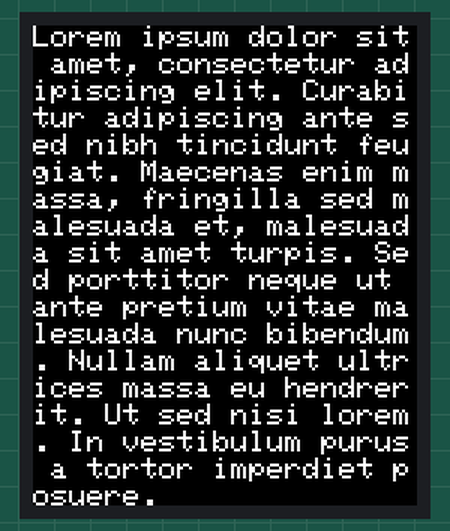
Recording of a program running on a simulated Raspberry Pi Pico running MicroPython. Shown: 128×160 colour display. Library files of the repository ran but are not shown: sysfont.py. At 11.6 s the program stops and its outputs stay as they are.

Above: at 1.0 s.
At 2.0 s:
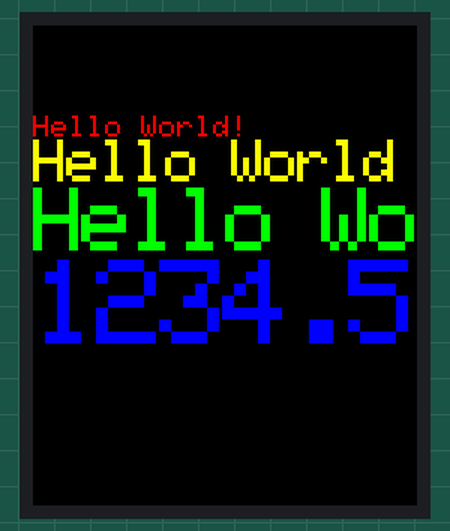
At 3.6 s:
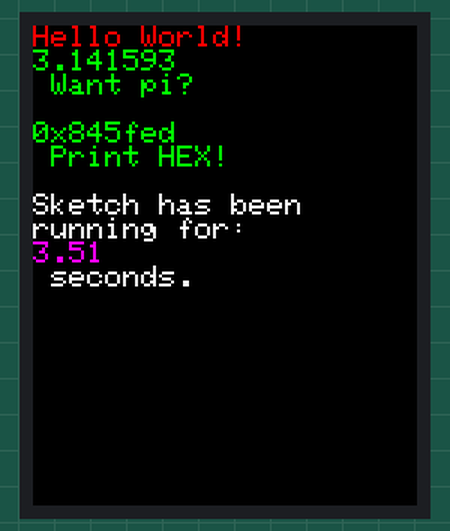
At 9.5 s:
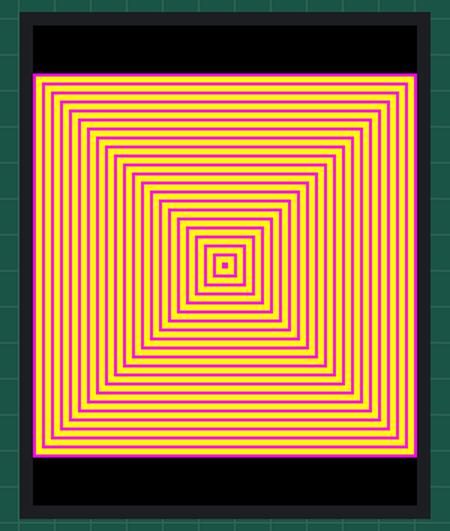
At 10.1 s:
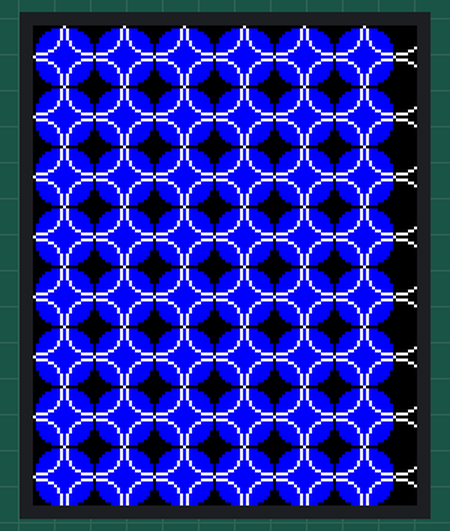
At 11.2 s:
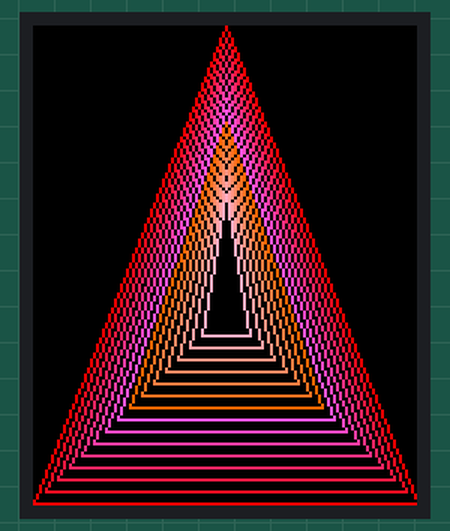

The program:

Lcd_test.py
```python
from ST7735 import TFT
from sysfont import sysfont
from machine import SPI,Pin
import time
import math
spi = SPI(1, baudrate=20000000, polarity=0, phase=0, sck=Pin(10), mosi=Pin(11), miso=None)
Pin_DC = 14
Pin_Reset = 13
Pin_CS = 15
tft=TFT(spi,14,13,15)
tft.initr()
tft.rgb(True)

def testlines(color):
    tft.fill(TFT.BLACK)
    for x in range(0, tft.size()[0], 6):
        tft.line((0,0),(x, tft.size()[1] - 1), color)
    for y in range(0, tft.size()[1], 6):
        tft.line((0,0),(tft.size()[0] - 1, y), color)

    tft.fill(TFT.BLACK)
    for x in range(0, tft.size()[0], 6):
        tft.line((tft.size()[0] - 1, 0), (x, tft.size()[1] - 1), color)
    for y in range(0, tft.size()[1], 6):
        tft.line((tft.size()[0] - 1, 0), (0, y), color)

    tft.fill(TFT.BLACK)
    for x in range(0, tft.size()[0], 6):
        tft.line((0, tft.size()[1] - 1), (x, 0), color)
    for y in range(0, tft.size()[1], 6):
        tft.line((0, tft.size()[1] - 1), (tft.size()[0] - 1,y), color)

    tft.fill(TFT.BLACK)
    for x in range(0, tft.size()[0], 6):
        tft.line((tft.size()[0] - 1, tft.size()[1] - 1), (x, 0), color)
    for y in range(0, tft.size()[1], 6):
        tft.line((tft.size()[0] - 1, tft.size()[1] - 1), (0, y), color)

def testfastlines(color1, color2):
    tft.fill(TFT.BLACK)
    for y in range(0, tft.size()[1], 5):
        tft.hline((0,y), tft.size()[0], color1)
    for x in range(0, tft.size()[0], 5):
        tft.vline((x,0), tft.size()[1], color2)

def testdrawrects(color):
    tft.fill(TFT.BLACK);
    for x in range(0,tft.size()[0],6):
        tft.rect((tft.size()[0]//2 - x//2, tft.size()[1]//2 - x/2), (x, x), color)

def testfillrects(color1, color2):
    tft.fill(TFT.BLACK);
    for x in range(tft.size()[0],0,-6):
        tft.fillrect((tft.size()[0]//2 - x//2, tft.size()[1]//2 - x/2), (x, x), color1)
        tft.rect((tft.size()[0]//2 - x//2, tft.size()[1]//2 - x/2), (x, x), color2)


def testfillcircles(radius, color):
    for x in range(radius, tft.size()[0], radius * 2):
        for y in range(radius, tft.size()[1], radius * 2):
            tft.fillcircle((x, y), radius, color)

def testdrawcircles(radius, color):
    for x in range(0, tft.size()[0] + radius, radius * 2):
        for y in range(0, tft.size()[1] + radius, radius * 2):
            tft.circle((x, y), radius, color)

def testtriangles():
    tft.fill(TFT.BLACK);
    color = 0xF800
    w = tft.size()[0] // 2
    x = tft.size()[1] - 1
    y = 0
    z = tft.size()[0]
    for t in range(0, 15):
        tft.line((w, y), (y, x), color)
        tft.line((y, x), (z, x), color)
        tft.line((z, x), (w, y), color)
        x -= 4
        y += 4
        z -= 4
        color += 100

def testroundrects():
    tft.fill(TFT.BLACK);
    color = 100
    for t in range(5):
        x = 0
        y = 0
        w = tft.size()[0] - 2
        h = tft.size()[1] - 2
        for i in range(17):
            tft.rect((x, y), (w, h), color)
            x += 2
            y += 3
            w -= 4
            h -= 6
            color += 1100
        color += 100

def tftprinttest():
    tft.fill(TFT.BLACK);
    v = 30
    tft.text((0, v), "Hello World!", TFT.RED, sysfont, 1, nowrap=True)
    v += sysfont["Height"]
    tft.text((0, v), "Hello World!", TFT.YELLOW, sysfont, 2, nowrap=True)
    v += sysfont["Height"] * 2
    tft.text((0, v), "Hello World!", TFT.GREEN, sysfont, 3, nowrap=True)
    v += sysfont["Height"] * 3
    tft.text((0, v), str(1234.567), TFT.BLUE, sysfont, 4, nowrap=True)
    time.sleep_ms(1500)
    tft.fill(TFT.BLACK);
    v = 0
    tft.text((0, v), "Hello World!", TFT.RED, sysfont)
    v += sysfont["Height"]
    tft.text((0, v), str(math.pi), TFT.GREEN, sysfont)
    v += sysfont["Height"]
    tft.text((0, v), " Want pi?", TFT.GREEN, sysfont)
    v += sysfont["Height"] * 2
    tft.text((0, v), hex(8675309), TFT.GREEN, sysfont)
    v += sysfont["Height"]
    tft.text((0, v), " Print HEX!", TFT.GREEN, sysfont)
    v += sysfont["Height"] * 2
    tft.text((0, v), "Sketch has been", TFT.WHITE, sysfont)
    v += sysfont["Height"]
    tft.text((0, v), "running for: ", TFT.WHITE, sysfont)
    v += sysfont["Height"]
    tft.text((0, v), str(time.ticks_ms() / 1000), TFT.PURPLE, sysfont)
    v += sysfont["Height"]
    tft.text((0, v), " seconds.", TFT.WHITE, sysfont)

def test_main():
    tft.fill(TFT.BLACK)
    tft.text((0, 0), "Lorem ipsum dolor sit amet, consectetur adipiscing elit. Curabitur adipiscing ante sed nibh tincidunt feugiat. Maecenas enim massa, fringilla sed malesuada et, malesuada sit amet turpis. Sed porttitor neque ut ante pretium vitae malesuada nunc bibendum. Nullam aliquet ultrices massa eu hendrerit. Ut sed nisi lorem. In vestibulum purus a tortor imperdiet posuere. ", TFT.WHITE, sysfont, 1)
    time.sleep_ms(1000)

    tftprinttest()
    time.sleep_ms(4000)

    testlines(TFT.YELLOW)
    time.sleep_ms(500)

    testfastlines(TFT.RED, TFT.BLUE)
    time.sleep_ms(500)

    testdrawrects(TFT.GREEN)
    time.sleep_ms(500)

    testfillrects(TFT.YELLOW, TFT.PURPLE)
    time.sleep_ms(500)

    tft.fill(TFT.BLACK)
    testfillcircles(10, TFT.BLUE)
    testdrawcircles(10, TFT.WHITE)
    time.sleep_ms(500)

    testroundrects()
    time.sleep_ms(500)

    testtriangles()
    time.sleep_ms(500)

test_main()
```

Measured:
- what the display in image 0 shows lasts 1.0 s, from 1.0 s to 2.0 s
- what the display in image 1 shows lasts 1.5 s, from 2.0 s to 3.5 s
- what the display in image 2 shows lasts 4.1 s, from 3.5 s to 7.6 s
- what the display in image 3 shows lasts 0.5 s, from 9.5 s to 10.0 s
